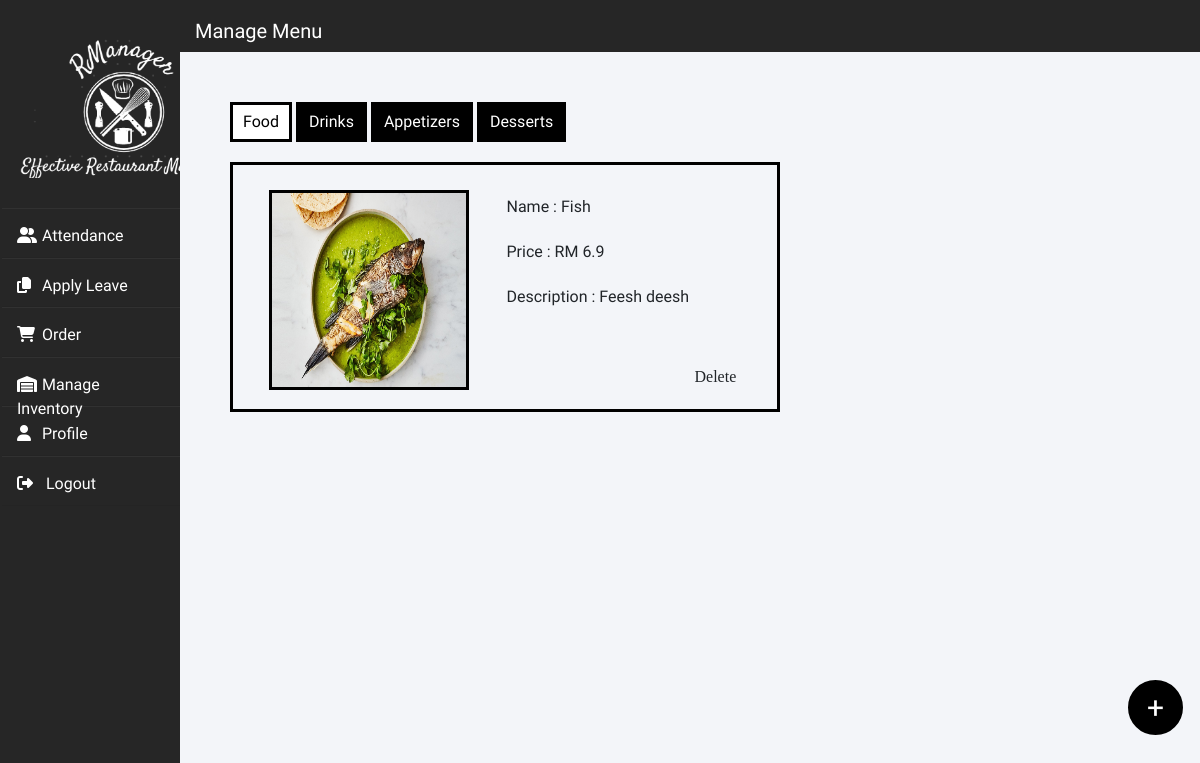
Screenshot of /managemenu.php with the database file from the repository.
### tables this page shows
CREATE TABLE IF NOT EXISTS `menu` (
  `Item_ID` int(11) NOT NULL AUTO_INCREMENT,
  `Name` text NOT NULL,
  `Type` text NOT NULL,
  `Price` double NOT NULL,
  `Description` text NOT NULL,
  `item_img` text NOT NULL,
  PRIMARY KEY (`Item_ID`)
);

### managemenu.php (the view, shortened to what this page needs)
<!DOCTYPE html>
<head>
    <link href="stylesheets/default.css" rel="stylesheet" type="text/css">
    <link rel="stylesheet" href="stylesheets/manageMenu.css">
    <link href="https://cdn.jsdelivr.net/npm/bootstrap@5.0.0-beta1/dist/css/bootstrap.min.css" rel="stylesheet">
    <link rel="stylesheet" href="https://use.fontawesome.com/releases/v5.3.1/css/all.css">
    <link rel="stylesheet" href="stylesheets/sidebar.css">
    <link rel="stylesheet" href="https://cdn.jsdelivr.net/npm/bootstrap@4.5.3/dist/css/bootstrap.min.css">
</head>
<body>
    <?php
    include "sidebar.php";
    include ("includes/conn.php");
    ?>
    <div class="mainbody">
        <div class="topbar">
            <span>Manage Menu</span>
        </div>
        <div class="wrapper">
            <div onclick="test('food', 'drinks', 'appetizers', 'desserts')" class="tab" id="foodTab">Food</div>
            <div onclick="test('drinks', 'food', 'appetizers', 'desserts')" class="tab" id="drinksTab">Drinks</div>
            <div onclick="test('appetizers', 'food', 'drinks', 'desserts')" class="tab" id="appetizersTab">Appetizers</div>
            <div onclick="test('desserts', 'food', 'drinks', 'appetizers')" class="tab" id="dessertsTab">Desserts</div>
            <button type="button" class="addButton" data-toggle="modal" data-target="#exampleModal">+</button>
            <div id="food" class="tabcontent">
              <?php
              $sql = "SELECT * FROM menu WHERE Type ='Food'";
              $result = mysqli_query($con,$sql);
              while($row = mysqli_fetch_array($result))
              {
                ?>
                <div class="foodComponent">
                    <div class="imageContainer">
                        <img src="images/<?php echo $row['item_img']?>" alt="image placeholder" class="foodImage">
                    </div>
                    <div class="foodInfo">
                        <div class="infoContainer">
                            <p class="foodName">Name : <?php echo $row['Name'] ?> </p>
                            <p class="foodPrice">Price : RM <?php echo $row['Price'] ?> </p>
                            <p class="foodDesc">Description : <?php echo $row['Description'] ?></p>
                        </div>
                        <div class="buttonContainer">
                          <form action="includes/deletemenu.php" method="post">
                            <button class="btn" name="deleteitem" id="button">Delete</button>
                          </form>
                        </div>
                    </div>
                </div>
                <?php } ?>
            </div>
        </div>
    </div>
</body>

### stylesheets/default.css (style rules this page uses)
body, html { font-family: 'Open Sans', sans-serif; margin: 0px; height: 100%; background: #F5F5F5; }
body { display: flex; }
.mainbody { width: 85%; margin-left: 15%; position: relative; }
.topbar { background: #262626; width: 100%; padding-top: 16px; padding-bottom: 16px; }
.topbar span { margin: 3px; color: white; font-size: 20px; margin-left: 15px; vertical-align: middle; }
.btn { background-color: black; font-size: 20px; color: white; padding: 5px 15px; font-family: Product Sans; border-radius: 6px; cursor: pointer; box-shadow: 0px; border:1px solid black; transition: all 0.2s; text-decoration: none; outline: none; }

### stylesheets/manageMenu.css (style rules this page uses)
.wrapper { margin-top: 50px; margin-left: 50px; }
.tab { display: inline-block; border: black solid; padding: 5px 10px; background: black; color: white; }
#foodTab { background: white; color: black; }
#food { display: block; }
.foodComponent { width: 550px; height: 250px; border-top: black solid; border-bottom: black solid; border-left: black solid; display: flex; margin-top: 20px; margin-right: 20px; float: left; transition: all 1s; outline: 1px solid transparent; }
.foodComponent, .imageContainer, .foodInfo { display: flex; }
.imageContainer { flex: 0 0 50%; }
.foodInfo { flex: 0 0 50%; display: flex; flex-direction: column; max-width: 275px; border-right: black solid; transition: all 1s; }
.foodImage { width: 200px; height: 200px; margin: 25px 36px; border: black solid; }
.infoContainer { flex: 0 0 75%; overflow-wrap: break-word; overflow: hidden; padding-top: 25px; }
.infoContainer p { padding-top: 5px; }
.buttonContainer { flex: 0 0 25%; }
#button { margin-top: 10px; margin-left: 175px; }
.addButton { border-radius: 50%; width: 55px; height: 55px; font-size: 30px; background: black; color: white; position: fixed; top: 85%; left: 94%; border: black solid; outline: none; }

### stylesheets/sidebar.css (style rules this page uses)
* { margin: 0; padding: 0; box-sizing: border-box; list-style: none; text-decoration: none; font-family: 'Josefin Sans', sans-serif; }
body { background-color: #f3f5f9; }

### managemenu.php (style rules this page uses)
body > div.mainbody > div.topbar { height:52px; }

### rows the page displays
menu: item_img (picture), Name "Fish", Price "6.9", Description "Feesh deesh"
